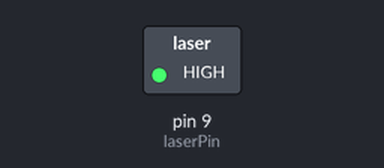
The sketch below on a simulated Arduino Uno, built with avr-gcc and run on an emulated ATmega328P. On the bench: switched loads named in the sketch (green lamp = pin HIGH). Dashed ring = blinking.

Above: at 0.5 s.
Timing chart, 0 to 4.6 s (numbered marks = the images above):
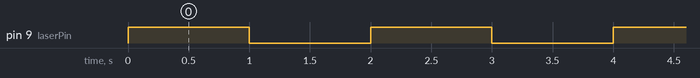

The sketch:

laser.ino
```cpp
const int laserPin = 9; // Digital pin connected to the laser module's Signal (S) pin

void setup() {
  pinMode(laserPin, OUTPUT); // Set the laserPin as an output
  digitalWrite(laserPin, LOW); // Ensure the laser is off initially
}

void loop() {
  digitalWrite(laserPin, HIGH); // Turn on the laser
  delay(1000);                  // Wait for 1 second
  digitalWrite(laserPin, LOW);  // Turn off the laser
  delay(1000);                  // Wait for 1 second
}
```

Measured:
- by itself, pin 9 (laserPin): alternates HIGH for 1.0 s and LOW for 1.0 s
